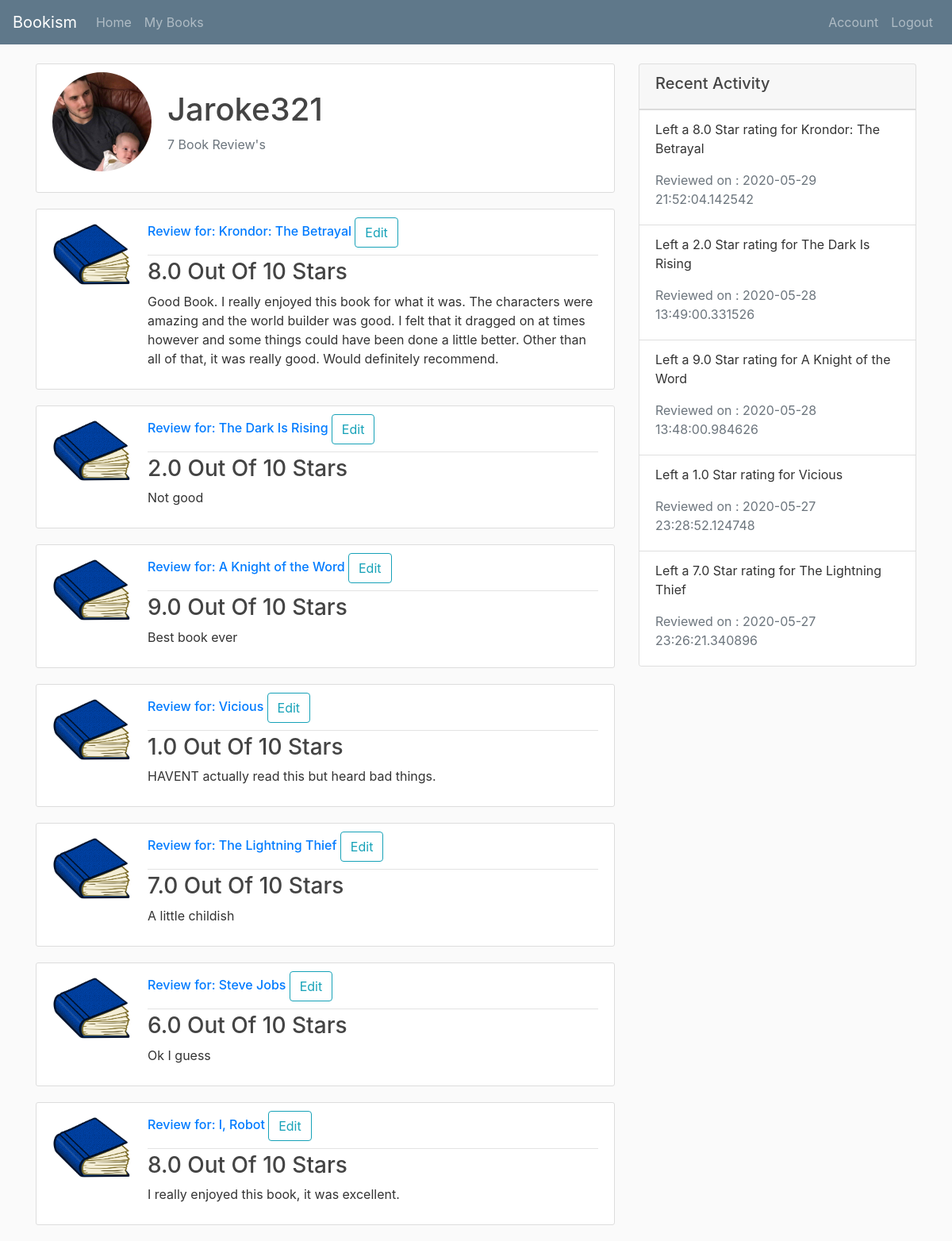
/user/1 (signed in), run on the app's committed database.
### project1/models.py (models this page shows)
class User(db.Model, UserMixin):
    id = db.Column(db.Integer, primary_key=True)
    name = db.Column(db.String(25), nullable=False)
    password = db.Column(db.String(60), nullable=False)
    image_file = db.Column(db.String(20), nullable=False, default='default.jpg')
    reviews = db.relationship("Review", back_populates="users")

class Review(db.Model):
    book_id = db.Column(db.String(25), db.ForeignKey('book.id'), primary_key = True)
    user_id = db.Column(db.Integer, db.ForeignKey('user.id'), primary_key = True)
    username = db.Column(db.String(25), nullable=False)
    bookname = db.Column(db.String(50), nullable=False)
    timestamp = db.Column(db.DateTime, default=datetime.utcnow)
    review = db.Column(db.Text)
    rating = db.Column(db.Float)
    books = db.relationship("Book", back_populates="reviews")
    users = db.relationship("User", back_populates="reviews")

class Book(db.Model):
    id = db.Column(db.Integer, primary_key=True)
    isbn = db.Column(db.String(25), nullable=False)
    title = db.Column(db.String(50), nullable=False)
    author = db.Column(db.String(25), nullable=False)
    year = db.Column(db.Integer, nullable=False)
    count_ratings = db.Column(db.Integer)
    overall_rating = db.Column(db.Float)
    image_file = db.Column(db.String(20), nullable=False, default='default.jpg')
    reviews = db.relationship("Review", back_populates="books")

### project1/routes.py (the view)
@app.route("/user/<int:id>")
def users(id):
    user = User.query.get(int(id))  # Get the user with the id of id
    img_file = url_for('static', filename=f'profile_pics/{user.image_file}')
    user_prof = False  # Used to determine if the user page is the current users page
    if current_user.id == id:
        user_prof = True
    review_count = len(user.reviews) # Holds the number of reviews for the user
    activity_list = []               # Used for the recent activity section for the user
    count = 0                        # Used to limit the amount of activities to 5
    while ((count < 5) and (count < review_count)):
        activity_list.append(user.reviews[-(count+1)])
        count += 1
    reviews = Review.query.filter_by(user_id=user.id).order_by(desc(Review.timestamp)).all()
    return render_template('user.html', user=user,
        count=review_count, img=img_file, user_prof=user_prof,
        activity_list=activity_list, reviews=reviews)

### project1/models.py (called while the page is built)
@login_manager.user_loader
def load_user(user_id):
    return User.query.get(int(user_id))

### project1/templates/user.html (shortened to what this page needs)
{% extends "index.html" %}
{% block body %}
<div class="col-md-8">
  <div class="container content-section">
    <div class="media align-items-center">
      <img src="{{ img }}" class="rounded-circle account-img" width="80">
      <div class="media-body">
        <h2 class="account-heading">{{ user.name }}</h2>
        <p class="text-secondary">{{ count }} Book Review's</p>
      </div>
    </div>
  </div>
  {% for r in reviews %}
    <article class="media content-section">
      <img src="/static/book_pics/{{ r.books.image_file }}" width="100">
      <div class="media-body review-body">
        <div class="article-metadata">
          <h6 class="mr-2">
            <a href="{{ url_for('book', id=r.book_id) }}">Review for: {{ r.bookname }}</a>
            {% if user_prof %}
              <a class="btn btn-outline-info" href="{{ url_for('review', id=r.book_id) }}">Edit</a>
            {% endif %}
          </h6>
        </div>
        <h3 class="article-title">{{ r.rating }} Out Of 10 Stars</h3>
        <p class="article-content">{{ r.review }}</p>
      </div>
    </article>
  {% endfor %}
</div>
<div class="col-md-4">
  <div class="card">
    <div class="card-header">
      <h5>Recent Activity</h5>
    </div>
    <ul class="list-group list-group-flush">
      {% for activity in activity_list %}
        <li class="list-group-item">
          <p>Left a {{ activity.rating }} Star rating for {{ activity.books.title }}</p>
          <p class="mb-2 text-muted">Reviewed on : {{ activity.timestamp }}</p>
        </li>
      {% endfor %}
    </ul>
  </div>
</div>
{% endblock %}

### project1/templates/index.html (shortened to what this page needs)
<!DOCTYPE html>
<html>
  <head>
    <link rel="stylesheet" href="https://stackpath.bootstrapcdn.com/bootstrap/4.5.0/css/bootstrap.min.css"
>
    <link rel="stylesheet" type="text/css" href="{{ url_for('static', filename='main.css') }}">
  </head>
  <body>
    <nav class="navbar navbar-expand-lg navbar-dark bg-steel fixed-top">
      <a class="navbar-brand" href="/">Bookism</a>
      <div class="collapse navbar-collapse" id="navbarNav">
        <ul class="navbar-nav">
          <li class="nav-item">
            <a class="nav-link" href="{{ url_for('index') }}">Home</a>
          </li>
          <li class="nav-item">
            <a class="nav-link" href="{{ url_for('users', id=current_user.id) }}">My Books</a>
          </li>
        </ul>
      </div>
      <div class="navbar-nav">
        {% if current_user.is_authenticated %}
          <a class="nav-item nav-link" href="{{ url_for('profile') }}">Account</a>
          <a class="nav-item nav-link" href="{{ url_for('logout') }}">Logout</a>
        {% else %}
          <a class="nav-item nav-link" href="{{ url_for('login') }}">Login</a>
          <a class="nav-item nav-link" href="{{ url_for('register') }}">Register</a>
        {% endif %}
      </div>
    </nav>
    <main role="main" class="container">
      <div class="row justify-content-center">
          {% block body %}{% endblock %}
      </div>
    </main>
  </body>
</html>

### project1/static/main.css (style rules this page uses)
body { background-color: #fafafa; color: #333333; margin-top: 5rem; }
h1, h2, h3, h4, h5, h6 { color: #444444; }
.bg-steel { background-color: #5f788a; }
.content-section { background: #ffffff; padding: 10px 20px; border: 1px solid #dddddd; border-radius: 3px; margin-bottom: 20px; }
.article-title { color: #444444; }
.article-content { white-space: pre-line; }
.article-metadata { padding-bottom: 1px; margin-bottom: 4px; border-bottom: 1px solid #e3e3e3 }
.account-img { height: 125px; width: 125px; margin-right: 20px; margin-bottom: 16px; }
.account-heading { font-size: 2.5rem; }
.review-body { margin-left: 20px; }

### data on the page
User: name "Jaroke321"
Review: books.image_file (placeholder picture), bookname "Krondor: The Betrayal", rating "8.0", review "Good Book. I really enjoyed this book for what it was. The characters were amazing and the world builder was good. I felt that it dragged on at times however and some things could have been done a little better. Other than all of that, it was really good. Would definitely recommend.", books "Krondor: The Betrayal", timestamp "2020-05-29 21:52:04.142542"
Review: books.image_file (placeholder picture), bookname "The Dark Is Rising", rating "2.0", review "Not good", books "The Dark Is Rising", timestamp "2020-05-28 13:49:00.331526"
Review: books.image_file (placeholder picture), bookname "A Knight of the Word", rating "9.0", review "Best book ever", books "A Knight of the Word", timestamp "2020-05-28 13:48:00.984626"
Review: books.image_file (placeholder picture), bookname "Vicious", rating "1.0", review "HAVENT actually read this but heard bad things.", books "Vicious", timestamp "2020-05-27 23:28:52.124748"
Review: books.image_file (placeholder picture), bookname "The Lightning Thief", rating "7.0", review "A little childish", books "The Lightning Thief", timestamp "2020-05-27 23:26:21.340896"
Review: books.image_file (placeholder picture), bookname "Steve Jobs", rating "6.0", review "Ok I guess"
Review: books.image_file (placeholder picture), bookname "I, Robot", rating "8.0", review "I really enjoyed this book, it was excellent."

### other printed values
{{ count }} "7"
